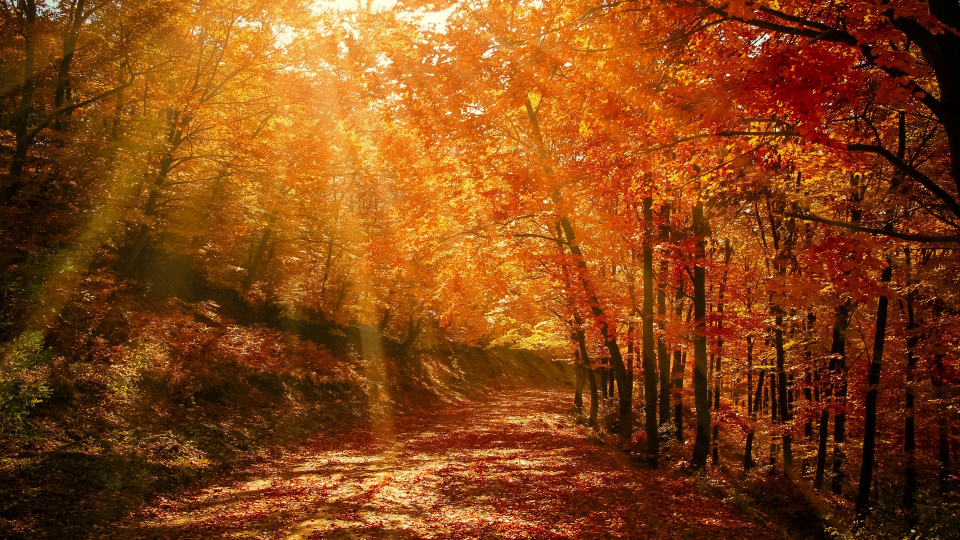
#> input picture ch_1/figure/images/autumn_forest_park_128379_1920x1080.jpg, 1920 x 1080 px (shown at 1/2 size); its folder holds only this picture in this run; the run also reads 1 picture not shown here
$ jupyter execute --allow-errors '0427_26복습.ipynb'
#> lines starting #> are read from the running program, lines starting #| are printed output that depends on the picture; after the words box and inside, x2 and y2 are one past the last pixel; in counts of white or black regions, pixels touching at a corner belong together
[cell 1]
import numpy as np
import cv2
import sys
import os

import matplotlib.pyplot as plt

[cell 2]
img = cv2.imread('../ch_1/figure/fig/puppy.bmp', cv2.IMREAD_COLOR)

#> (the rest of this cell did not finish here and is left out)

[cell 3]
img = cv2.imread('../ch_1/figure/fig/puppy.bmp', cv2.IMREAD_COLOR)

#> (the rest of this cell did not finish here and is left out)

[cell 4]
img_files_list = os.listdir('../ch_1/figure/images/')

img_files = []

for i in img_files_list:
    img_path = '../ch_1/figure/images/' + i
    img_files.append(img_path)

cv2.namedWindow('scene', cv2.WINDOW_NORMAL)
cv2.setWindowProperty('scene', cv2.WND_PROP_FULLSCREEN,
                     cv2.WINDOW_FULLSCREEN)

idx = 0
while True:
    img = cv2.imread(img_files[idx])
#> img is the input picture: shape (1080, 1920, 3); mean B, G, R 19.9, 68.7, 132.4

    if img is None:
        print('failed')
        break

    cv2.imshow('scene', img)

    if cv2.waitKey(3000) == 27:
#> (key q is pressed here)
        break

    idx += 1

    if idx >= len(img_files):
        idx = 0

cv2.destroyAllWindows()

[cell 5]
img1 = np.zeros((300, 500, 3), dtype = np.uint8)
img2 = np.ones((300, 500), dtype = np.uint8)*128
img3 = np.full((300, 500, 3), (0, 255, 255), dtype = np.uint8)

cv2.imshow('img1', img1)
cv2.imshow('img2', img2)
cv2.imshow('img3', img3)
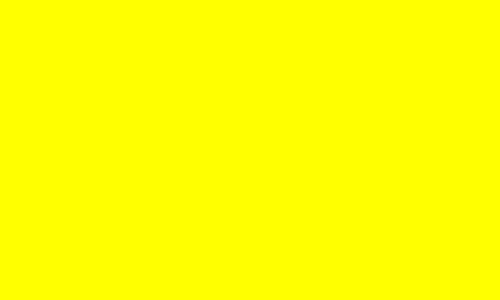
#> window 'img3': shape (300, 500, 3); mean B, G, R 0, 255, 255

cv2.waitKey()
cv2.destroyAllWindows()

[cell 6]
img = cv2.imread('../ch_1/figure/fig/puppy.bmp', cv2.IMREAD_COLOR)

img1 = img
#> (the rest of this cell did not finish here and is left out)

[cell 7]
src = cv2.imread('../ch_1/figure/fig/airplane.bmp')
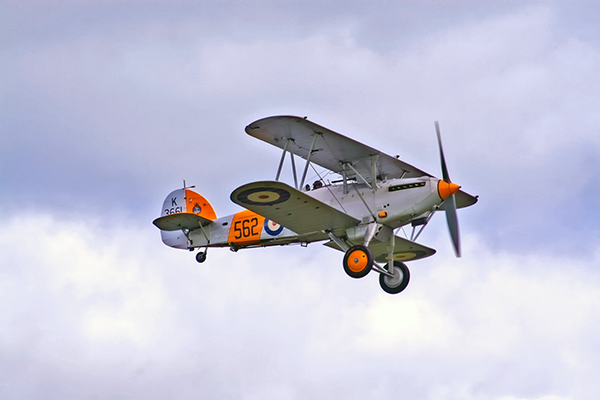
#> input picture ch_1/figure/fig/airplane.bmp, 600 x 400 px
#> src is the input picture: shape (400, 600, 3); mean B, G, R 217.1, 197.6, 196.8
mask = cv2.imread('../ch_1/figure/fig/mask_plane.bmp')
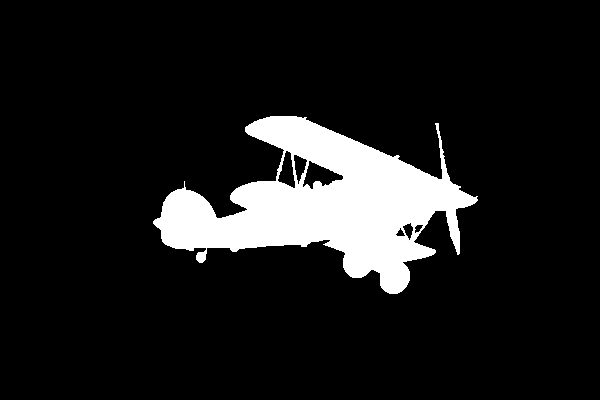
#> input picture ch_1/figure/fig/mask_plane.bmp, 600 x 400 px
#> mask is the input picture: shape (400, 600, 3); 10.8% white; 1 white region, box (x1, y1, x2, y2) and area: (153, 116, 478, 294) 25896
dst = cv2.imread('../ch_1/figure/fig/field.bmp')
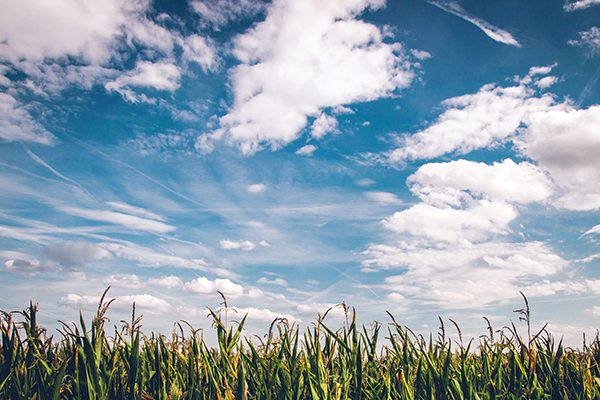
#> input picture ch_1/figure/fig/field.bmp, 600 x 400 px
#> dst is the input picture: shape (400, 600, 3); mean B, G, R 173.2, 160.3, 141.8

# dst[mask > 0] = (0, 0, 255)

cv2.copyTo(src, mask, dst)
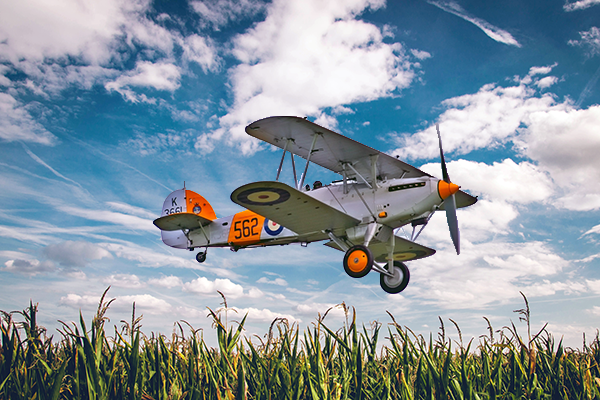
#> dst: shape (400, 600, 3); 10.79% of pixels changed, all inside (x1, y1, x2, y2) = (153, 116, 478, 294)

cv2.imshow('src', src)
cv2.imshow('mask', mask)
cv2.imshow('field', dst)

cv2.waitKey()
cv2.destroyAllWindows()

[cell 8]
src = cv2.imread('../ch_1/figure/fig/cow.png')
dst = cv2.imread('../ch_1/figure/fig/green.png')

## 마스크 만들기
#> (the rest of this cell did not finish here and is left out)

[cell 9]
src = cv2.imread('../ch_1/figure/fig/puppy.bmp')
sunglass_4d = cv2.imread('../ch_1/figure/fig/imgbin_sunglasses_1.png',
                        cv2.IMREAD_UNCHANGED)

sunglass_4d = cv2.resize(sunglass_4d, (300, 150))
#> sunglass_4d: shape (150, 300, 4)

sunglass = sunglass_4d[:, :, :3]
#> sunglass: shape (150, 300, 3); every value is 0
mask = sunglass_4d[:, :, -1]
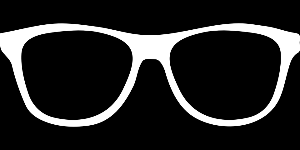
#> mask: shape (150, 300); min 0, max 255, mean 37.9

h, w = mask.shape[:2]
#> h = 150; w = 300

#> (the rest of this cell did not finish here and is left out)
